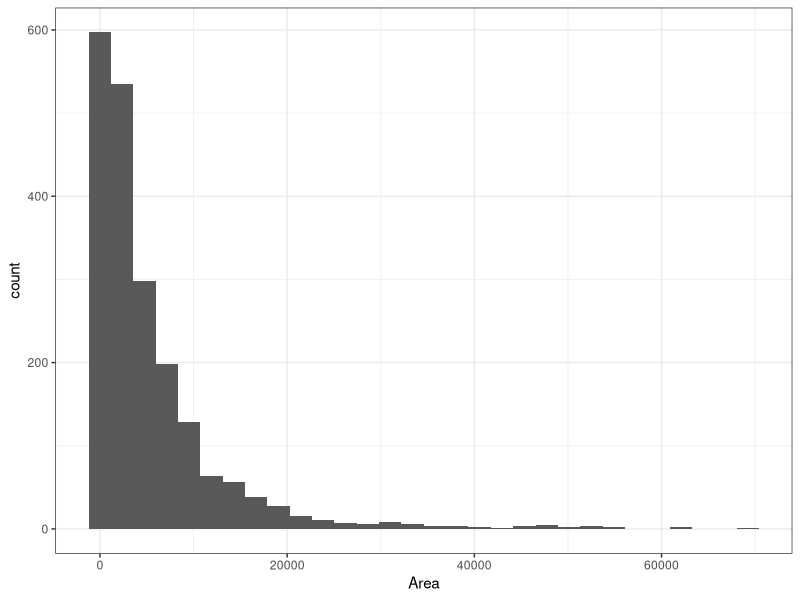
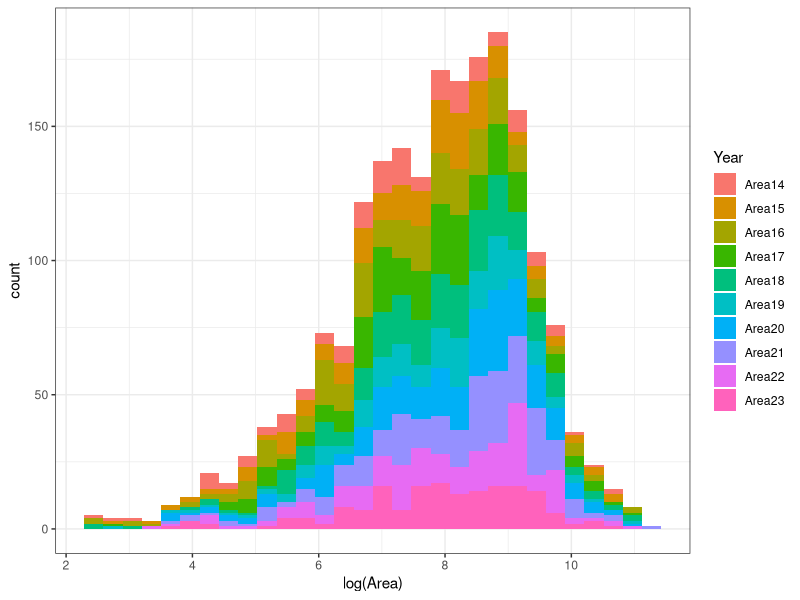
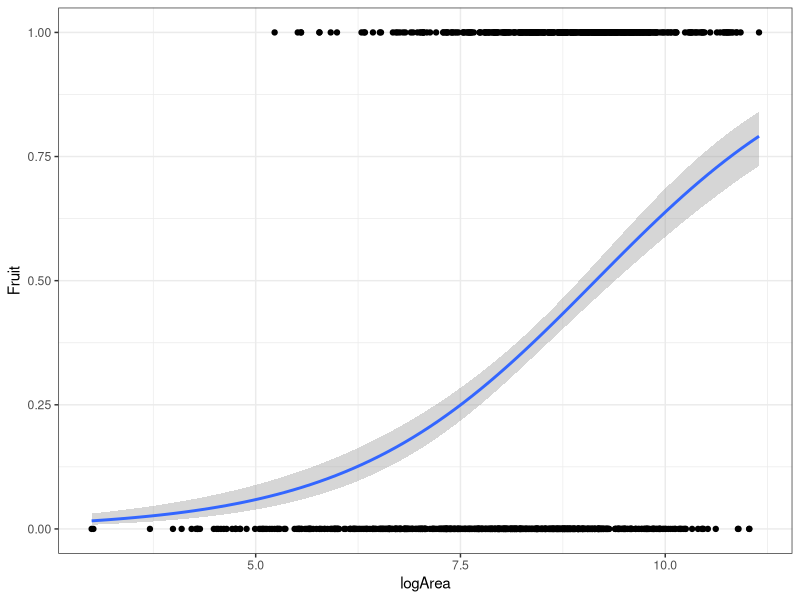
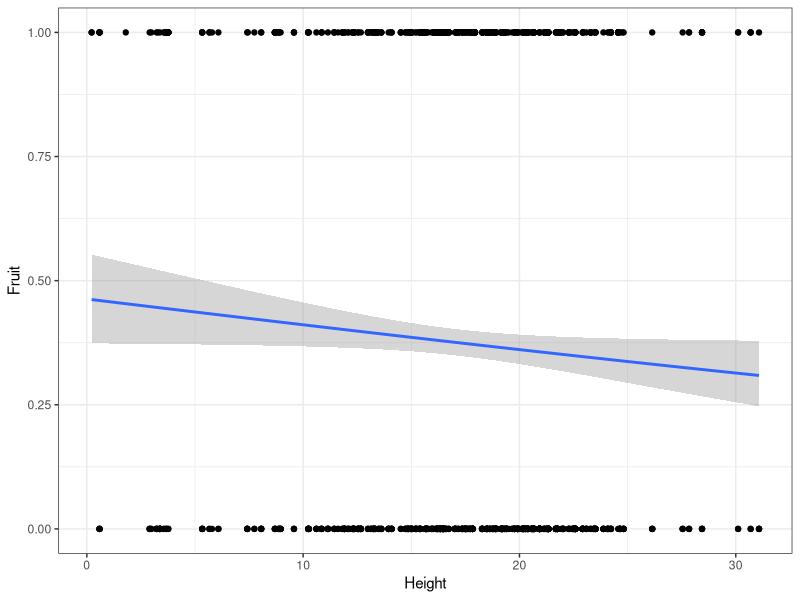
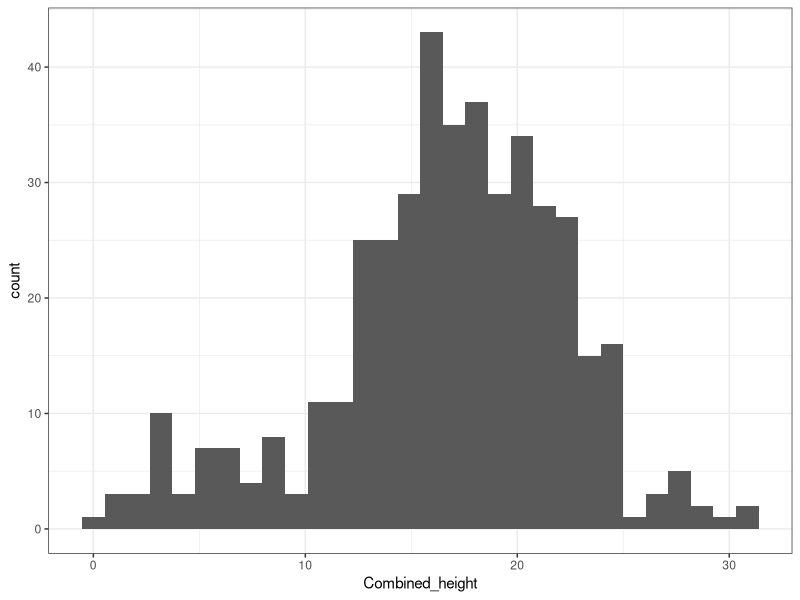
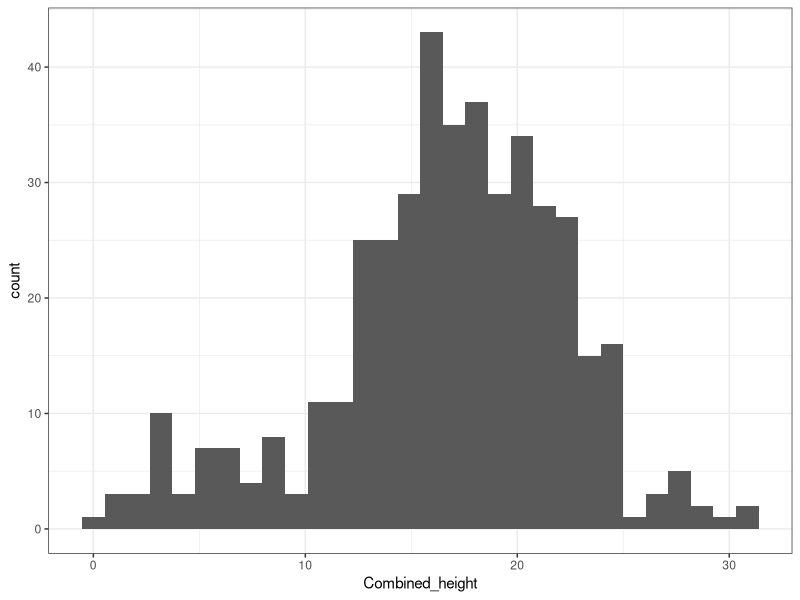
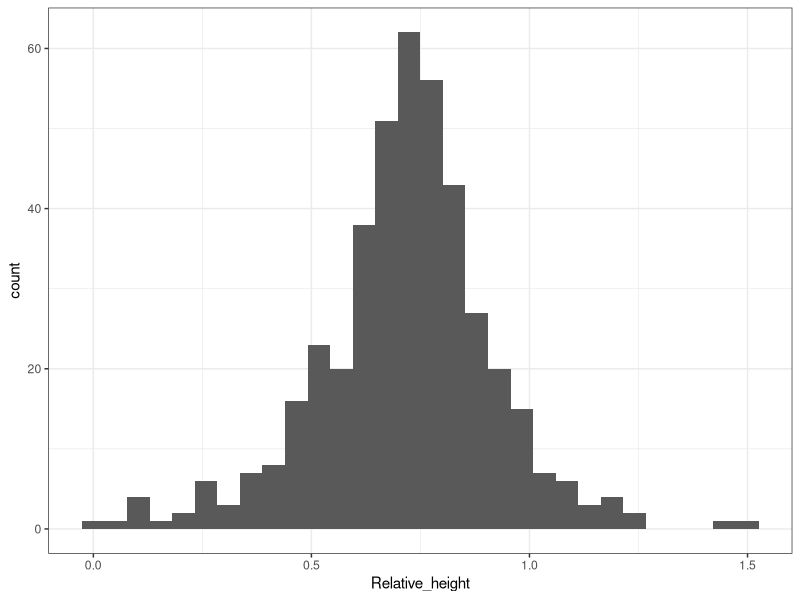
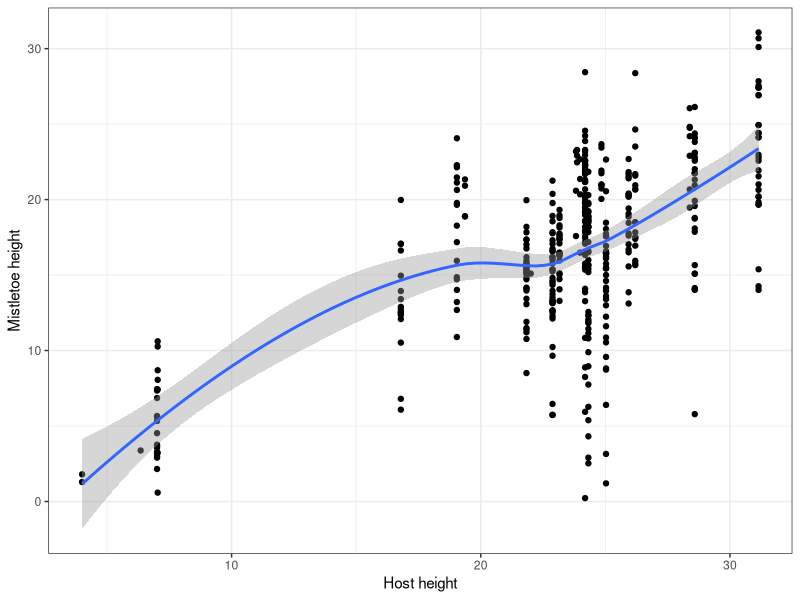

The R script that drew these images, in order:
### Silwood Mistletoe Demography
### Oliver G. Spacey, Owen R. Jones, Sydne Record, Roberto Salguero-Gómez
### 31.07.2024

# Pre-amble ---------------------------------------------------------------
# Clear environment
rm(list = ls())

# Load packages
library(ggplot2)   # Data visualisation
library(tidyverse) # Data wrangling

# Set working directory as required

# Load data ---------------------------------------------------------------
# Load mistletoe demographic data
mst_df_raw <- read.csv("mistletoe_data_raw.csv")

# Load host metadata
hst_df_raw <- read.csv("host_metadata_raw.csv")

# Wrangle data ------------------------------------------------------------
# Remove hosts from host data frame which mistletoes were not measured in
hst_df_raw <- filter(hst_df_raw, Host_ID %in% unique(mst_df_raw$Host_ID))

# Create genus variable for hosts
hst_df_raw <- mutate(hst_df_raw, Genus = word(Genus_spp))

# Combine mistletoe demographic data and host data
mst_hst_df <- full_join(mst_df_raw, hst_df_raw, by = "Host_ID")

# Create individual ID combining mistletoe and host IDs
mst_hst_df <- mutate(mst_hst_df, Indiv_ID = paste(Mistletoe_ID, Host_ID, sep = "_"))

# Remove columns measuring perimeter as we will only use area as an indicator of size
mst_hst_df <- select(mst_hst_df, -contains('Perim'))

# Remove mistletoes that are never seen
mst_hst_df <- filter(mst_hst_df, Notes != "Never seen")

# Remove record from clump containing multiple individual (ID is longer than )
mst_hst_df <- filter(mst_hst_df, nchar(Mistletoe_ID) == 4)

## Correct areas for distance and skew ----------------------------------------------------

# Estimate distance to mistletoes (hypotenuse) for mistletoes with imputed height via Pythagoras, to rectify size perception
mst_hst_df <- mutate(mst_hst_df, 
                     Estimated_hypotenuse = sqrt((mst_hst_df$Imputed_height)^2 + (mst_hst_df$Host_horizontal_distance)^2))

# Make "#VALUE!" NA for height variable and make numeric
mst_hst_df$Height[mst_hst_df$Height == "#VALUE!"] <- NA
mst_hst_df$Height <- as.numeric(mst_hst_df$Height)

# For each mistletoe, combine field estimates of height, horizontal distance and hypotenuse,
# With those measured digitally, estimating horizontal distance to mistletoe as distance to the host for mistletoes where it was not measured
mst_hst_df <- mutate(mst_hst_df, 
                     Combined_hypotenuse = case_when(is.na(Hypotenuse) == FALSE ~ Hypotenuse,
                                                     is.na(Hypotenuse) == TRUE ~ Estimated_hypotenuse),
                     Combined_height = case_when(is.na(Height) == FALSE ~ Height,
                                                 is.na(Height) == TRUE ~ Imputed_height),
                     Combined_hor_dist = case_when(is.na(Horizontal) == FALSE ~ Horizontal,
                                                   is.na(Horizontal) == TRUE ~ Host_horizontal_distance))

# Rectify size based on horizontal distance to base of tree (standard)
# If an object is twice as far away relative to the standard, it will appear twice as small in length, and four times as small in area
# Calculate the area adjusting for distance relative to the standard (horizontal distance) as Adjusted area = (Distance to object/Distance to standard)^2 * Measured area

# Select columns of areas, hypotenuses and horizontal distance to standard (host), and Indiv_ID
adjusted_df <- select(mst_hst_df, Indiv_ID, starts_with("Area"), Combined_hypotenuse, Host_horizontal_distance)
adjusted_df[,2:11] <- adjusted_df[,2:11] * (adjusted_df$Combined_hypotenuse/adjusted_df$Host_horizontal_distance)^2

# Stack area columns
stacked_areas_df <- pivot_longer(adjusted_df, cols = starts_with("Area"), names_to = "Year", values_to = "Area")

# Visualise areas in histogram
ggplot(data = stacked_areas_df, aes(x = Area)) +
  geom_histogram() +
  theme_bw()
# Highly skewed distribution

# Log-transform to reduce and re-plot areas, also examining distribution of years
ggplot(data = stacked_areas_df, aes(x = log(Area), fill = Year)) +
  geom_histogram() +
  theme_bw()
# More normally distributed
# No clear effect of particular years

# Perform Shapiro-Wilk test for normality
shapiro.test(log(stacked_areas_df$Area))
# Reject null that log(Areas) is normally distributed
# Even though not normally distributed, log transformation facilitates plotting and reduces skew

# Log-transform areas
log_area_df <- adjusted_df
log_area_df[,2:11] <- log(log_area_df[,2:11])
colnames(log_area_df)[2:11] <- paste0("log", colnames(log_area_df)[2:11])

## Convert to long format --------------------------------------------------

# Convert table to long format to show status, area and fruit in time t0 and status, area and fruit in time t1
# This will be used for models across a time step, e.g., survival and growth
years <- c(14:22) # vector of years to run for loop through
long_df_ls <- list()   # list of long data frames to store each year
for(year in years){ # run through years sequentially
  Status_t0  <- paste("Status", year, sep = "") 
  logArea_t0 <- paste("logArea", year, sep = "")
  Fruit_t0   <- paste("Fruit", year, sep = "")
  Status_t1  <- paste("Status", year+1, sep = "")
  logArea_t1 <- paste("logArea", year+1, sep = "")
  Fruit_t1   <- paste("Fruit", year+1, sep = "")
  mst_df_year <- data.frame(Host_ID = mst_hst_df$Host_ID,
                            Mistletoe_ID = mst_hst_df$Mistletoe_ID,
                            Indiv_ID = mst_hst_df$Indiv_ID, 
                            Year_t0 = year,
                            Status_t0 = mst_hst_df[[Status_t0]],
                            logArea_t0 = log_area_df[[logArea_t0]],
                            Fruit_t0 = mst_hst_df[[Fruit_t0]],
                            Year_t1 = year + 1,
                            Status_t1 = mst_hst_df[[Status_t1]],
                            logArea_t1 = log_area_df[[logArea_t1]],
                            Fruit_t1 = mst_hst_df[[Fruit_t1]],
                            Height = mst_hst_df$Combined_height
                            )
  long_df_ls[[year]] <- mst_df_year
}

# Merge rows to create long data frame
long_df <- bind_rows(long_df_ls)

# Create long data frame for each year separately (just t0)
# This will be used for models within one year, e.g., reproduction
years <- c(14:23) # vector of years to run for loop through
long_df_ls <- list()   # list of long data frames to store each year
for(year in years){ # run through years sequentially
  Status  <- paste("Status", year, sep = "") 
  logArea <- paste("logArea", year, sep = "")
  Fruit   <- paste("Fruit", year, sep = "")
  mst_df_year <- data.frame(Host_ID = mst_hst_df$Host_ID,
                            Mistletoe_ID = mst_hst_df$Mistletoe_ID,
                            Indiv_ID = mst_hst_df$Indiv_ID, 
                            Year = year,
                            Status = mst_hst_df[[Status]],
                            logArea = log_area_df[[logArea]],
                            Fruit = mst_hst_df[[Fruit]],
                            Height = mst_hst_df$Combined_height
  )
  long_df_ls[[year]] <- mst_df_year
}

# Merge rows to create long data frame
long_by_yr_df <- bind_rows(long_df_ls)

## Calculate parasite loads ------------------------------------------------

# Sum parasite load for each host each year
# Create list of host IDs
hosts <- hst_df_raw$Host_ID

# Create empty dataframe
par_lds_df <- data.frame(Host_ID = hst_df_raw$Host_ID)
row.names(par_lds_df) <- hst_df_raw$Host_ID
par_lds_df[c("PL_14", "PL_15", "PL_16", "PL_17", "PL_18",
             "PL_19", "PL_20", "PL_21", "PL_22", "PL_23")] <- NA
years <- as.character(14:23)
for(year in years){
  for(host in hosts){
  filtered_df <- filter(mst_hst_df, Host_ID == host) %>%
                 select(ends_with(year))
  parasite_load <- length(which(filtered_df[1] == "FC" | filtered_df[1] == "Surv"))
  pl_col_name <- paste("PL_", year, sep = "")
  par_lds_df[host, pl_col_name] <- parasite_load
  }
}

# Calculate how many mistletoes seen each year
colSums(par_lds_df[,-1])

# Calculate maximum parasite load observed for each tree
par_lds_df$Max_PL <- pmax(par_lds_df$PL_14,
                          par_lds_df$PL_15,
                          par_lds_df$PL_16,
                          par_lds_df$PL_17,
                          par_lds_df$PL_18,
                          par_lds_df$PL_19,
                          par_lds_df$PL_20,
                          par_lds_df$PL_21,
                          par_lds_df$PL_22,
                          par_lds_df$PL_23)

# Add host metadata to PL data frame
par_lds_df <- full_join(par_lds_df, hst_df_raw)

## Assign sex ----------------------------------------------------
# Assign known females 
sex_df <- mst_hst_df %>%
  select(Indiv_ID, starts_with("Fruit"))
sex_df <- mutate(sex_df, 
                 Known_sex = case_when(rowSums(sex_df[-1], na.rm = TRUE) >= 1 ~ "Female",
                                         TRUE ~ "Unknown"))

# Count number of times each sampled for fruiting
sex_df <- mutate(sex_df, 
                 N_fru_sampled = rowSums(!is.na(sex_df[2:11])))
  
# Join Known_sex to long data frame
long_sex_df <- long_by_yr_df %>% 
                 full_join(sex_df[,-c(2:11)], by = "Indiv_ID")

# Assign individuals below minimum size at reproduction as juveniles
# Calculate minimum size at reproduction
min_size_rep <- min(filter(long_sex_df, Fruit == 1)$logArea, na.rm = TRUE)

# Assign juveniles, keep known females and leave others as unknown
long_sex_df$Known_sex <- case_when(long_sex_df$Known_sex == "Female" ~ "Female",
                                   long_sex_df$logArea < min_size_rep ~ "Juvenile",
                                   .default = "Unknown")

# Create data frame of just adults in which to assign sex
adults_df <- filter(long_sex_df, Known_sex != "Juvenile")

# For each unknown adult, we want to estimate the probability that it is female (Fem) given that it is not fruiting (Fru'), P(Fem|Fru')
# P(Fem|Fru') = P(Fru'|Fem) * P(Fem) / P(Fru'), therefore must calculate P(Fru'|Fem), P(Fem) and P(Fru')
# P(Fru'|Fem) = 1 - P(Fru|Fem), and P(Fru|Fem) may be a function of mistletoe size and height

# Calculate probability that a female fruits in a given year dependent on size
# Filter long data frame for females
known_fem_df <- filter(adults_df, Known_sex == "Female")

# Plot fruiting probability of females based on size
ggplot(data = known_fem_df, aes(x = logArea, y = Fruit)) +
  geom_point() +
  stat_smooth(method = "glm", 
              method.args = list(family = binomial)) +
  theme_bw()
# Larger females more likely to fruit

# Plot fruiting probability of females based on height
ggplot(data = known_fem_df, aes(x = Height, y = Fruit)) +
  geom_point() +
  stat_smooth(method = "glm", 
              method.args = list(family = binomial)) +
  theme_bw()
# Fruits more likely lower down - possibly a biological effect or due to observation probability
  
# Model probability of fruiting for females as a function of size and height
fru_area_ht_glm <- glm(Fruit ~ logArea + Height, data = known_fem_df, family = binomial)
summary(fru_area_ht_glm)
# Female fruiting probability depends on size and height
# Assume that all females fruit with the same probability function of size and height

# Predict probability of individuals of unknown sex fruiting and not fruiting in a giving year
# if they were female, based on area and height, P(Fru|Fem)
long_uk_sex_df <- filter(long_sex_df, Known_sex == "Unknown")
long_uk_sex_df <- mutate(long_uk_sex_df, 
                         P_uk_fru = predict(fru_area_ht_glm, 
                                              newdata = data.frame(logArea = long_uk_sex_df$logArea, 
                                                                Height = long_uk_sex_df$Height), 
                                              type = "response"),
                         P_uk_no_fru = 1 - P_uk_fru) #P(Fru'|Fem) = 1 - P(Fru|Fem)

# P(Fem) = P(Fru' ∩ Fem) / P(Fru'|Fem), and P(Fem) gives the estimated (1 -) sex ratio for the population
# P(Fem) is the probability of a given adult individual being female
# P(Fru' ∩ Fem) is the probability that a given individual is both not fruiting and a female
# The number of non-fruiting known females/all adults in sample
# Filter data frame to observations where fruiting sampled, count number of rows for adult sample size
fru_sample_size <- nrow(filter(adults_df, is.na(Fruit) == FALSE))
# Count number of rows of known females which are not fruiting
no_non_fru_fem <- nrow(filter(known_fem_df, Fruit == 0))
P_no_fru_and_fem <- no_non_fru_fem/fru_sample_size
# P(Fru'|Fem) is the probability that an individual is not fruiting given it is female
# This probability varies depending on size and height
# To calculate P(Fem), we take the P(Fru|Fem) across known females sampled for mean height and size
# back-transform and subtract from 1
P_no_fru_given_fem <- as.numeric(1 - plogis(predict(fru_area_ht_glm, 
                                         newdata = data.frame(logArea = mean(known_fem_df$logArea, na.rm = TRUE), 
                                                              Height = mean(known_fem_df$Height, na.rm = TRUE), 
                                         type = "response"))))
# Calculate P(Fem) = P(Fru' ∩ Fem) / P(Fru'|Fem)
P_fem <- P_no_fru_and_fem / P_no_fru_given_fem
# Sex ratio of 0.45:0.55 M:F

# P(Fru') = probability of an individual not fruiting
# The number of non-fruiting adults/all adults in sample
no_non_fru <- nrow(filter(adults_df, Fruit == 0))
P_no_fru <- no_non_fru/fru_sample_size

# P(Fem|Fru') = P(Fru'|Fem) * P(Fem) / P(Fru'), calculate P(Fem|Fru') for each mistletoe in a given year
long_uk_sex_df <- mutate(long_uk_sex_df,
                         P_uk_fem = P_uk_no_fru * P_fem / P_no_fru)

# Test whether fruiting probability one year is linked to fruiting probability in previous year for a female
# List known females
known_females <- unique(known_fem_df$Indiv_ID)

# Summarise changes in fruit for known females
fruit_t0_t1 <- select(long_df, Indiv_ID, Fruit_t0, Fruit_t1) %>%
               filter(Indiv_ID %in% known_females) %>%
               mutate(fruit_effect = case_when(Fruit_t0 == 0 & Fruit_t1 == 0 ~ "both0",
                                               Fruit_t0 == 1 & Fruit_t1 == 0 ~ "1then0",
                                               Fruit_t0 == 0 & Fruit_t1 == 1 ~ "0then1",
                                               Fruit_t0 == 1 & Fruit_t1 == 1 ~ "both1")) %>%
               filter(!is.na(fruit_effect))

# Create table of observed fruiting transitions in t0 and t1
observed_fru_mat <- matrix(c(table(fruit_t0_t1$fruit_effect)["both0"],  # Observed females not fruiting t0, not fruiting t1
                             table(fruit_t0_t1$fruit_effect)["0then1"], # Observed females not fruiting t0, fruiting t1
                             table(fruit_t0_t1$fruit_effect)["1then0"], # Observed females fruiting t0, not fruiting t1
                             table(fruit_t0_t1$fruit_effect)["both1"]), # Observed females fruiting t0, fruiting t1
                           nrow = 2, 
                           byrow = TRUE)
colnames(observed_fru_mat) <- c("No_Fruit_t1", "Fruit_t1")
rownames(observed_fru_mat) <- c("No_Fruit_t0", "Fruit_t0")

# Expected transitions based on how many females observed to be fruiting
no_non_fru_fem <- nrow(filter(fruit_t0_t1, Fruit_t0 == 0))
no_fru_fem <- nrow(filter(known_fem_df, Fruit == 1))
no_fem <- no_non_fru_fem + no_fru_fem
expected_fru_mat <- matrix(c(no_non_fru_fem * no_non_fru_fem / (no_fem * no_fem) * nrow(fruit_t0_t1), # Expected females not fruiting t0, not fruiting t1
                             no_non_fru_fem * no_fru_fem / (no_fem * no_fem) * nrow(fruit_t0_t1),     # Expected females not fruiting t0, fruiting t1
                             no_fru_fem * no_non_fru_fem / (no_fem * no_fem) * nrow(fruit_t0_t1),     # Expected females fruiting t0, not fruiting t1
                             no_fru_fem * no_fru_fem / (no_fem * no_fem) * nrow(fruit_t0_t1)),         # Expected females fruiting t0, fruiting t1
                           nrow = 2, 
                           byrow = TRUE)
colnames(expected_fru_mat) <- c("No_Fruit_t1", "Fruit_t1")
rownames(expected_fru_mat) <- c("No_Fruit_t0", "Fruit_t0")

# Perform Chi-square test for contingency
chisq.test(observed_fru_mat, p = expected_fru_mat / sum(expected_fru_mat))
# Across females, individuals seen fruiting in one year also more likely to be fruiting in next
# Fruit in t0 not independent of fruit in t1 across females
# Seems that some females fruit a lot and others fruit less

# For a given female, however, assume that probability of fruiting is constant
# Probability that individual is female is the product of the probabilities of being female each year given fruit has not been observed
uk_predict_sex_df <- long_uk_sex_df %>%
                     group_by(Indiv_ID) %>%
                     summarise(cumul_P_uk_fem = prod(P_uk_fem, na.rm = TRUE))

# If no probability of being female is predicted, e.g., because logArea is missing, cumul_P_uk_fem will return 1
# Assign their sex as unknown
# If cumulative probability of being female > 0.5, assign female
# If cumulative probability of being female < 0.5, assign female
uk_predict_sex_df <- mutate(uk_predict_sex_df, 
                            Assigned_sex = case_when(cumul_P_uk_fem == 1 ~ "Unknown",
                                                     cumul_P_uk_fem < 1 & cumul_P_uk_fem > 0.5 ~ "Female",
                                                     cumul_P_uk_fem < 0.5 ~ "Male"))

# Combine unknown sex individuals with known females, create sex variable incorporating known and assigned sexes
# Individuals which grow from juvenile to adult will be assigned Unknown sex as a juvenile
long_sex_df <- full_join(long_sex_df, uk_predict_sex_df, by = "Indiv_ID")
long_sex_df <- mutate(long_sex_df, Sex = case_when(Known_sex == "Female" & logArea >= min_size_rep ~ "Female",
                                                   logArea < min_size_rep ~ "Unknown",
                                      Known_sex == "Unknown" & Assigned_sex == "Female" ~ "Female",
                                      Known_sex == "Unknown" & Assigned_sex == "Male" ~ "Male",
                                      Known_sex == "Unknown" & Assigned_sex == "Unknown" ~ "Unknown"))

# Create stage variable to separate juveniles and adults
long_stage_df <- mutate(long_sex_df, 
                        Stage = case_when(logArea < min_size_rep ~ "Juvenile",
                                          is.na(logArea) == TRUE ~ "Unknown",
                                          .default = "Adult"))

# Remove Known_sex, N_fru_sampled, cumul_P_uk_fem, Assigned_sex variables
wrangled_by_yr_df <- select(long_stage_df, -c(Known_sex, N_fru_sampled, cumul_P_uk_fem, Assigned_sex))

# Create measurement ID to describe individual and year for wrangled data frame and original long data frame
wrangled_by_yr_df$Measure_ID <- paste0(wrangled_by_yr_df$Indiv_ID, "_", wrangled_by_yr_df$Year)
long_df$Measure_ID <- paste0(long_df$Indiv_ID, "_", long_df$Year_t0)

# Add sex and stage to data frame describing transitions from t0 to t1
wrangled_df <- full_join(long_df, wrangled_by_yr_df[, c("Sex", "Stage", "Measure_ID")])

# RECALCULATE SEX RATIO

# Explore data --------------------------------------------------------
# Visualise distribution of mistletoe heights
ggplot(data = mst_hst_df, aes(x = Combined_height)) +
  geom_histogram() +
  theme_bw()

# Visualise heights in histogram
ggplot(data = mst_hst_df, aes(x = Combined_height)) +
  geom_histogram() +
  theme_bw()

# Calculate heights of mistletoe relative to tree
mst_hst_df <- mutate(mst_hst_df, 
                     Relative_height = Combined_height/Host_height)

# Visualise relative heights in histogram
ggplot(data = mst_hst_df, aes(x = Relative_height)) +
  geom_histogram() +
  theme_bw()
# Some estimated at >1 due to parallax with mistletoes, making them appear higher than the top of the tree
# Use raw heights instead

# Visualise relationship between host and mistletoe heights
ggplot(data = mst_hst_df, aes(x = Host_height, y = Combined_height)) +
  geom_point() +
  theme_bw() +
  geom_smooth() +
  labs(x = "Host height", y = "Mistletoe height")
# Taller the host, higher up mistletoes generally are

# Visualise distribution of host heights and species
ggplot(data = hst_df_raw, aes(x = Host_height, fill = Genus)) +
  geom_histogram()
# Highly colinear - hard to separate effects

# Visualise distribution of mistletoe heights and species
ggplot(data = mst_hst_df, aes(x = Combined_height, fill = Genus)) +
  geom_histogram()
# Highly colinear - hard to separate effects

# Visualise distribution of host height, species and maximum parasite load
ggplot(data = par_lds_df, aes(x = Host_height, y = Max_PL, col = Genus)) +
  geom_point() +
  theme_bw()
# Any size tree can have small PL, but only huge trees can have large PL

# Visualise distribution of host species and maximum parasite load
ggplot(data = par_lds_df, aes(x = Max_PL, fill = Genus)) +
  geom_histogram() +
  theme_bw()
# Parasite load overlaps slightly between genera

# Visualise distribution of mistletoe areas
ggplot(data = long_by_yr_df, aes(x = logArea)) +
  geom_histogram()

# Visualise relationship between areas and height
ggplot(data = long_by_yr_df, aes(x = logArea, y = Height)) +
  geom_point() +
  theme_bw()
# Size not correlated with height - CHECK IF WAS TRUE BEFORE DISTANCE CORRECTION


# Construct and select models --------------------------------------------------------

## Model survival ----------------------------------------------------------
# Create binary variable for survival 
wrangled_df <- mutate(wrangled_df, Survive = case_when(
  Status_t1 == "Dead" ~ 0,
  Status_t1 == "Surv" ~ 1
))

# Plot survival against log(Area)
ggplot(data = wrangled_df, aes(x = logArea_t0, y = Survive, col = Sex)) +
  geom_point() +
  stat_smooth(method = "glm", 
              method.args = list(family = binomial)) +
  theme_bw()

ggplot(data = wrangled_df, aes(x = Height, y = Survive)) +
  geom_point() +
  stat_smooth(method = "glm", 
              method.args = list(family = binomial)) +
  theme_bw()

# Initial model for survival
log_reg_sur_1 <- glm(Survive ~ Height, data = wrangled_df, family = binomial)
summary(log_reg_sur_1)

## Model growth ------------------------------------------------------------
# Plot growth in time t1 against growth in time t0
ggplot(data = wrangled_df, aes(x = logArea_t0, y = logArea_t1, col = Sex)) +
  geom_point() +
  geom_abline(aes(intercept = 0, slope = 1)) +
  lims(x = c(0, max(long_df$logArea_t0)), y = c(0, max(long_df$logArea_t1))) +
  geom_smooth() +
  theme_bw() +
  geom_vline(xintercept = min_size_rep)

# Select model for growth

## Model fruiting ------------------------------------------------------

# Select model for fruiting
ggplot(data = adults_df, aes(x = logArea, y = Fruit)) +
  geom_point() +
  stat_smooth(method = "glm", 
              method.args = list(family = binomial))

# Initial model for 
log_reg_fru_1 <- glm(Fruit ~ logArea, data = long_by_yr_df, family = binomial)
summary(log_reg_fru_1)

# Construct IPM -----------------------------------------------------------


# Analyse IPM -------------------------------------------------------------
# Calculate asymptotic growth rate


# Calculate generation time




